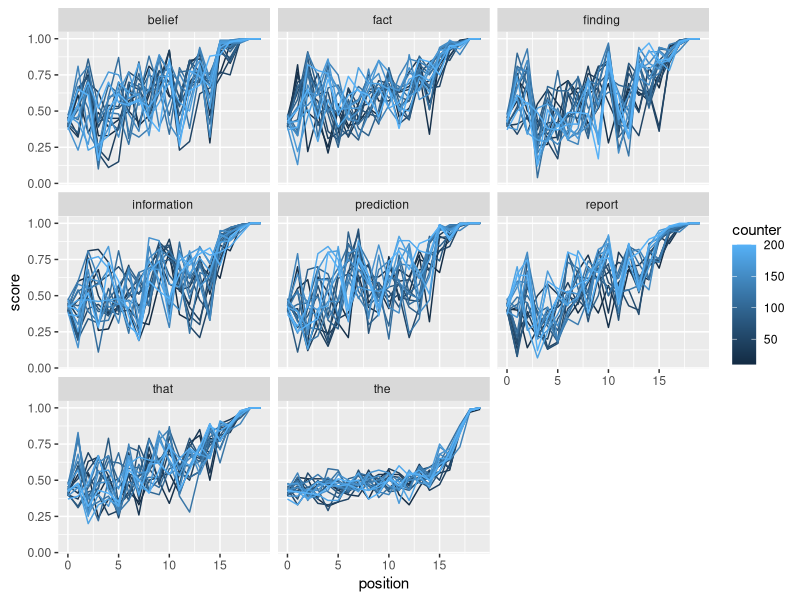
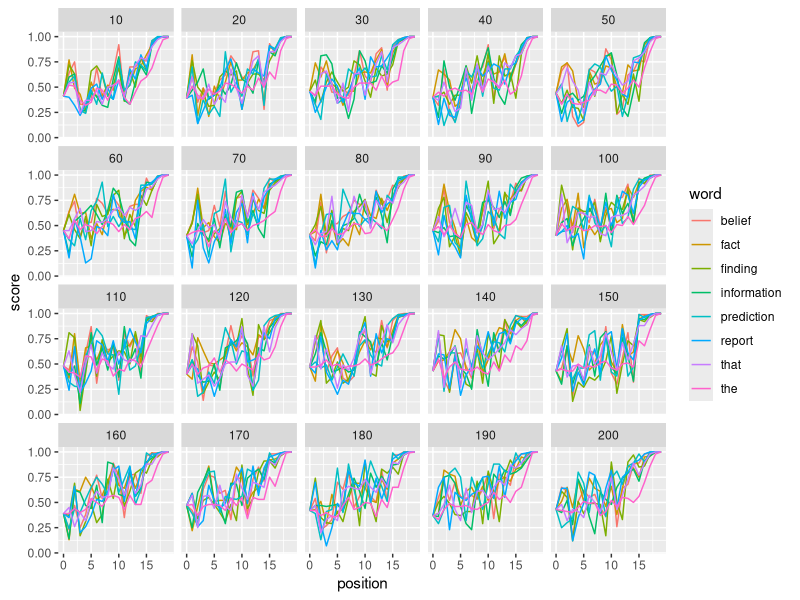

These charts were generated, in order, by the following R code: (Note: this script raises an error after producing the figures.)
data = read.csv("perWordRates.tsv", sep="\t")


library(tidyr)
library(dplyr)
library(ggplot2)






data_ = data %>% filter(filenum == 216454325, position<20)

ggplot(data_, aes(x=position, y=score, group=counter, color=counter)) + geom_line() + facet_wrap(~word)


ggplot(data_, aes(x=position, y=score, group=word, color=word)) + geom_line() + facet_wrap(~counter)

#ggplot(data_, aes(x=position, y=score, group=word, color=word)) + geom_smooth() + facet_wrap(~counter)

data_ = data %>% filter(!(version %in% c("10_c_SuperLong_Entrop.py", "10_c_SuperLong_EntropDecay.py")))


nouns = c("fact ", "information ", "report ", "belief ", "finding ", "prediction ")
prepositions = c("by ", "about ", "of ")
data_ = data_ %>% mutate(wordc = as.character(word)) %>% mutate(pos = ifelse(wordc %in% nouns, "NOUN", ifelse(wordc %in% prepositions, "PREP", wordc)))


ggplot(data_ %>% filter(rate==-1.0, counter==40, entropy_weight==0.0) %>% group_by(position, pos, performance, version, filenum, learning_rate, entropy_weight) %>% summarise(score=mean(score)), aes(x=position, y=score, group=pos, color=pos)) + geom_line() + facet_wrap(~performance+version+filenum+learning_rate+entropy_weight)

ggplot(data_ %>% filter(rate==-1.0, counter==40, entropy_weight==0.0, memRate > 0.48, memRate < 0.52) %>% group_by(memRate, position, pos, performance, version, filenum, learning_rate, entropy_weight) %>% summarise(score=mean(score)), aes(x=position, y=score, group=pos, color=pos)) + geom_line() + facet_wrap(~(-memRate)+performance+version+filenum+learning_rate)

# long & 0.7
ggplot(data_ %>% filter(rate==-1.0, counter==200, entropy_weight==0.0, memRate > 0.28, memRate < 0.32) %>% group_by(memRate, position, pos, performance, version, filenum, learning_rate, entropy_weight) %>% summarise(score=mean(score)), aes(x=position, y=score, group=pos, color=pos)) + geom_line() + facet_wrap(~(-memRate)+performance+version+filenum+learning_rate)

ggplot(data_ %>% filter(rate==-1.0, counter==40, entropy_weight==0.0, memRate > 0.28, memRate < 0.32) %>% group_by(memRate, position, pos, performance, version, filenum, learning_rate, entropy_weight) %>% summarise(score=mean(score)), aes(x=position, y=score, group=pos, color=pos)) + geom_line() + facet_wrap(~(-memRate)+performance+version+filenum+learning_rate)

ggplot(data_ %>% filter(rate==-1.0, counter==40, entropy_weight==0.0, memRate > 0.28, memRate < 0.32) %>% group_by(memRate, position, pos, performance, version, filenum, learning_rate, entropy_weight) %>% summarise(score=mean(score)), aes(x=position, y=score, group=pos, color=pos)) + geom_line() + facet_wrap(~(-memRate)+performance+version+filenum+learning_rate)

ggplot(data_ %>% filter(rate==-1.0, counter==40, entropy_weight==0.0, memRate > 0.28, memRate < 0.32) %>% group_by(position, pos) %>% summarise(score=mean(score)), aes(x=position, y=score, group=pos, color=pos)) + geom_line()


ggplot(data_ %>% filter(rate==-1.0, counter==40, entropy_weight==0.0, memRate > 0.38, memRate < 0.42) %>% group_by(memRate, position, pos, performance, version, filenum, learning_rate, entropy_weight) %>% summarise(score=mean(score)), aes(x=position, y=score, group=pos, color=pos)) + geom_line() + facet_wrap(~(-memRate)+performance+version+filenum+learning_rate)


ggplot(data_ %>% filter(rate==-1.0, counter==40, entropy_weight==0.0, memRate > 0.18, memRate < 0.22) %>% group_by(memRate, position, pos, performance, version, filenum, learning_rate, entropy_weight) %>% summarise(score=mean(score)), aes(x=position, y=score, group=pos, color=pos)) + geom_line() + facet_wrap(~(-memRate)+performance+version+filenum+learning_rate)

ggplot(data_ %>% filter(rate==-1.0, counter==40, entropy_weight==0.0, memRate > 0.18, memRate < 0.22) %>% group_by(memRate, position, pos, performance, version, filenum, learning_rate, entropy_weight) %>% summarise(score=mean(score)), aes(x=position, y=score, group=pos, color=pos)) + geom_line() + facet_wrap(~version+filenum)

ggplot(data_ %>% filter(rate==-1.0, counter==200, entropy_weight==0.0, memRate > 0.18, memRate < 0.22) %>% group_by(memRate, position, pos, performance, version, filenum, learning_rate, entropy_weight) %>% summarise(score=mean(score)), aes(x=position, y=score, group=pos, color=pos)) + geom_line() + facet_wrap(~(-memRate)+performance+version+filenum+learning_rate)



ggplot(data_ %>% filter(grepl("12_d", version), rate==-1.0, counter==40, entropy_weight==0.0, memRate > 0.18, memRate < 0.22) %>% group_by(predictionLoss, memRate, position, pos, performance, version, filenum, learning_rate, entropy_weight) %>% summarise(score=mean(score)), aes(x=position, y=score, group=pos, color=pos)) + geom_line() + facet_wrap(~predictionLoss)

ggplot(data_ %>% filter(grepl("12_e", version), rate==-1.0, counter==40, entropy_weight==0.0, memRate > 0.18, memRate < 0.22) %>% group_by(predictionLoss, memRate, position, pos, performance, version, filenum, learning_rate, entropy_weight) %>% summarise(score=mean(score)), aes(x=position, y=score, group=pos, color=pos)) + geom_line() + facet_wrap(~predictionLoss)




ggplot(data_ %>% filter(rate==-1.0, counter==40, entropy_weight==0.0, performance>4.1) %>% group_by(memRate, position, pos, performance, version, filenum, learning_rate, entropy_weight) %>% summarise(score=mean(score)), aes(x=position, y=score, group=pos, color=pos)) + geom_line() + facet_wrap(~(-memRate)+performance+version+filenum+learning_rate)




ggplot(data_ %>% filter(rate==0.2, counter==40, entropy_weight>0.0) %>% group_by(position, pos, performance, version, filenum, learning_rate, entropy_weight) %>% summarise(score=mean(score)), aes(x=position, y=score, group=pos, color=pos)) + geom_line() + facet_wrap(~performance+version+filenum+learning_rate+entropy_weight)


ggplot(data_ %>% filter(rate==0.2, counter==40, entropy_weight==0.0) %>% group_by(position, pos, performance, version, filenum, learning_rate, entropy_weight) %>% summarise(score=mean(score)), aes(x=position, y=score, group=pos, color=pos)) + geom_line() + facet_wrap(~performance+version+filenum+learning_rate+entropy_weight)

ggplot(data_ %>% filter(rate==0.2, counter==40, entropy_weight==0.0), aes(x=position, y=score, group=word, color=pos)) + geom_line() + facet_wrap(~performance+version+filenum+learning_rate+entropy_weight)


ggplot(data_ %>% filter(rate==0.4, counter==40, entropy_weight==0.0) %>% group_by(position, pos, performance, version, filenum, learning_rate, entropy_weight) %>% summarise(score=mean(score)), aes(x=position, y=score, group=pos, color=pos)) + geom_line() + facet_wrap(~performance+version+filenum+learning_rate+entropy_weight)

ggplot(data_ %>% filter(rate==0.5, counter==40, entropy_weight==0.0) %>% group_by(position, pos, performance, version, filenum, learning_rate, entropy_weight) %>% summarise(score=mean(score)), aes(x=position, y=score, group=pos, color=pos)) + geom_line() + facet_wrap(~performance+version+filenum+learning_rate+entropy_weight)

ggplot(data_ %>% filter(rate==0.6, counter==40, entropy_weight==0.0) %>% group_by(position, pos, performance, version, filenum, learning_rate, entropy_weight) %>% summarise(score=mean(score)), aes(x=position, y=score, group=pos, color=pos)) + geom_line() + facet_wrap(~performance+version+filenum+learning_rate+entropy_weight)

ggplot(data_ %>% filter(rate==0.6, counter==40, entropy_weight==0.0) %>% group_by(position, pos, performance, version, filenum, learning_rate, entropy_weight) %>% summarise(score=mean(score)) %>% group_by(position, pos) %>% summarise(score=mean(score)), aes(x=position, y=score, group=pos, color=pos)) + geom_line()


ggplot(data_ %>% filter(rate==0.7, counter==40, entropy_weight==0.0) %>% group_by(position, pos, performance, version, filenum, learning_rate, entropy_weight) %>% summarise(score=mean(score)), aes(x=position, y=score, group=pos, color=pos)) + geom_line() + facet_wrap(~performance+version+filenum+learning_rate+entropy_weight)

ggplot(data_ %>% filter(rate==0.7, counter==40, entropy_weight==0.0) %>% group_by(position, pos, performance, version, filenum, learning_rate, entropy_weight) %>% summarise(score=mean(score)) %>% group_by(position, pos) %>% summarise(score=mean(score)), aes(x=position, y=score, group=pos, color=pos)) + geom_line()


ggplot(data_ %>% filter(rate==0.9, counter==40, entropy_weight==0.0) %>% group_by(position, pos, performance, version, filenum, learning_rate, entropy_weight) %>% summarise(score=mean(score)), aes(x=position, y=score, group=pos, color=pos)) + geom_line() + facet_wrap(~performance+version+filenum+learning_rate+entropy_weight)

ggplot(data_ %>% filter(rate==0.9, counter==40, entropy_weight==0.0) %>% group_by(position, pos, performance, version, filenum, learning_rate, entropy_weight) %>% summarise(score=mean(score)) %>% group_by(position, pos) %>% summarise(score=mean(score)), aes(x=position, y=score, group=pos, color=pos)) + geom_line()


ggplot(data_ %>% filter(rate==1.0, counter==40, entropy_weight==0.0) %>% group_by(position, pos, performance, version, filenum, learning_rate, entropy_weight) %>% summarise(score=mean(score)), aes(x=position, y=score, group=pos, color=pos)) + geom_line() + facet_wrap(~performance+version+filenum+learning_rate+entropy_weight)

ggplot(data_ %>% filter(rate==1.0, counter==40, entropy_weight==0.0) %>% group_by(position, pos, performance, version, filenum, learning_rate, entropy_weight) %>% summarise(score=mean(score)) %>% group_by(position, pos) %>% summarise(score=mean(score)), aes(x=position, y=score, group=pos, color=pos)) + geom_line()


ggplot(data_ %>% filter(rate==1.1, counter==40, entropy_weight==0.0) %>% group_by(position, pos, performance, version, filenum, learning_rate, entropy_weight) %>% summarise(score=mean(score)), aes(x=position, y=score, group=pos, color=pos)) + geom_line() + facet_wrap(~performance+version+filenum+learning_rate+entropy_weight)

ggplot(data_ %>% filter(rate==1.1, counter==40, entropy_weight==0.0) %>% group_by(position, pos, performance, version, filenum, learning_rate, entropy_weight) %>% summarise(score=mean(score)) %>% group_by(position, pos) %>% summarise(score=mean(score)), aes(x=position, y=score, group=pos, color=pos)) + geom_line()


ggplot(data_ %>% filter(rate==1.2, counter==40, entropy_weight==0.0) %>% group_by(position, pos, performance, version, filenum, learning_rate, entropy_weight) %>% summarise(score=mean(score)), aes(x=position, y=score, group=pos, color=pos)) + geom_line() + facet_wrap(~performance+version+filenum+learning_rate+entropy_weight)

ggplot(data_ %>% filter(rate==1.2, counter==40, entropy_weight==0.0) %>% group_by(position, pos, performance, version, filenum, learning_rate, entropy_weight) %>% summarise(score=mean(score)) %>% group_by(position, pos) %>% summarise(score=mean(score)), aes(x=position, y=score, group=pos, color=pos)) + geom_line()



ggplot(data_ %>% filter(rate==0.2, counter==40), aes(x=position, y=score, group=word, color=word)) + geom_line() + facet_wrap(~performance+version+filenum+learning_rate+entropy_weight)


ggplot(data_ %>% filter(counter==40), aes(x=position, y=score, group=word, color=word)) + geom_line() + facet_wrap(~rate+performance+version+filenum)


ggplot(data_ %>% filter(counter==40), aes(x=position, y=score, group=word, color=word)) + geom_line() + facet_wrap(~rate+performance+learning_rate+entropy_weight)


ggplot(data_ %>% filter(counter==200), aes(x=position, y=score, group=word, color=word)) + geom_line() + facet_wrap(~rate+performance+version+filenum)

